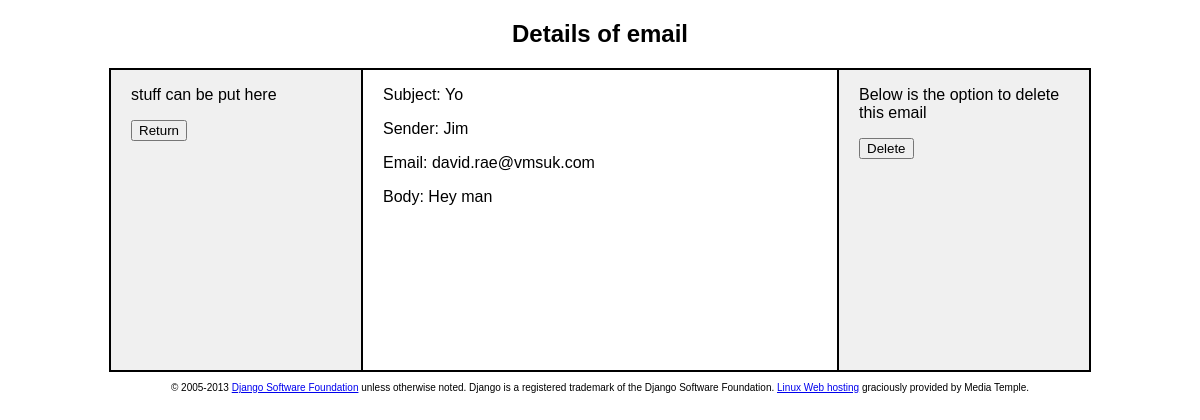
The page /foo/sent_emails/5/ on the database its author committed.
### foo/models.py (models this page shows, shortened)
class Emailer(models.Model):
    sender_name = models.CharField(max_length = 30, blank = True, null = True, default = "sender", help_text = "put your name here")
    sender_email = models.EmailField(default='david.rae@vmsuk.com')
    subject = models.CharField(max_length=255, help_text='title of the email')
    body = models.TextField(help_text='Content of the email')

### foo/views.py (the view)
# urls.py: url(r'^foo/sent_emails/(?P<pk>.*)/$',EmailDetails.as_view()),
class EmailDetails(DetailView):
    model = Emailer
    success_url = "foo/email_index.html"

### foo/templates/foo/emailer_detail.html (shortened to what this page needs)
<!DOCTYPE html>
<html>
<head>
{% load staticfiles %}
<link rel="stylesheet" href="{% static 'foo/css/main.css' %}"/>
</head>
<body>
<div id="container">
    <h2>Details of email </h2>
</div>
<div class="main">
  <div class="row">
    <div  class="column left">
        <p>stuff can be put here</p>
        <p><button type="button" onclick="location.href='/foo/sent_emails'">Return</button></p>
    </div>
    <div  class="column center">
        <p class="margin">
            <p>Subject: {{ object.subject }}</p>
            <p>Sender: {{ object.sender_name }}</p>
            <p>Email: {{ object.sender_email }}</p>
            <p>Body: {{ object.body }}</p>
        </p>
    </div>
    <div  class="column right">
        <form action="/foo/email_index/delete/{{ object.id }}/" method="post">{% csrf_token %}
            <p>Below is the option to delete this email </p>
            <input type="submit" value="Delete" />
        </form>
    </div>
    </div>
</div>
<footer>
      <p>&copy; 2005-2013 <a href="https://www.djangoproject.com/foundation/">Django Software Foundation</a> unless otherwise noted. Django is a registered trademark of the Django Software Foundation.
      <a href="http://mediatemple.net/">Linux Web hosting</a> graciously provided by Media Temple.
      </p>
</footer>
</body>
</html>

### foo/static/foo/css/main.css (style rules this page uses)
h2 { text-align: center; font-family:"verdana", Sans-serif; }
.main { width: 980px; margin: auto; padding:0; border: 1px solid black; }
.row { width:100%; }
.column { width:474px; border: 1px; background-color: rgb(255,255,255) ; float: left; height: 300px; border: solid 1px; font-family:"verdana", Sans-serif; }
.column.left, .column.right { width:210px; background-color: rgb(240,240,240); padding-left: 20px; padding-right: 20px; }
.column.center { width:434px; padding-left: 20px; padding-right: 20px; }
footer { font-family:"arial", Sans-serif; text-align: center; font-size: 10px; }

### rows shown on the page
Emailer: subject "Yo", sender_name "Jim", sender_email "david.rae@vmsuk.com", body "Hey man"
